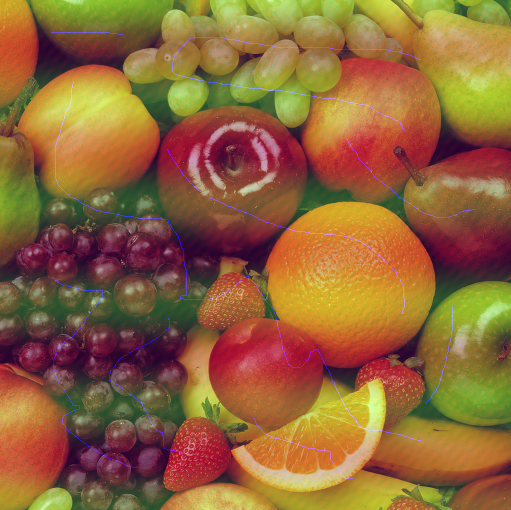
%> input picture hw5/images/fruits.png, 511 x 510 px
$ octave hw5_2.m   (GNU Octave 9; MATLAB toolbox functions it lacks are replaced by stand-ins)
%> lines starting %> are read from the running program, lines starting %| are printed output that depends on the picture; in (x1, y1, x2, y2) boxes, pixels count from 0 and x2, y2 are one past the last pixel; in counts of white or black regions, pixels touching at a corner belong together; the program's own positions count from 1
%hw5_2
clc; clear; close all;

fruits = im2double(imread('D:\master\4\0digital image processing\hw\HW5\images/fruits.png'));
r = fruits(: , : ,1);
g = fruits(: , : ,2);
b = fruits(: , : ,3);
subplot(1,4,1),imshow(fruits)         ,title('fruits');
subplot(1,4,2),imshow(r)  ,title('red');
subplot(1,4,3),imshow(g)    ,title('green');
subplot(1,4,4),imshow(b)    ,title('blue');

%% component Blue
b_artifact = (b>0.8);
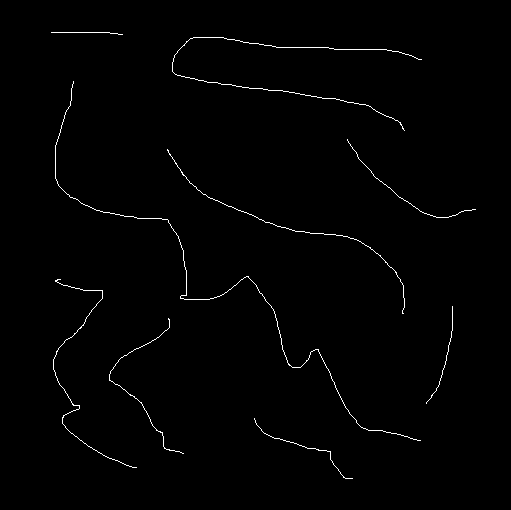
%> b_artifact: size 510x511 logical; 0.9% white in thin lines or dots, all inside (x1, y1, x2, y2) = (51, 32, 476, 479)
k = find(b_artifact);
%> k = 2333 values from 26043 to 242460
b(k) = b(k+1);
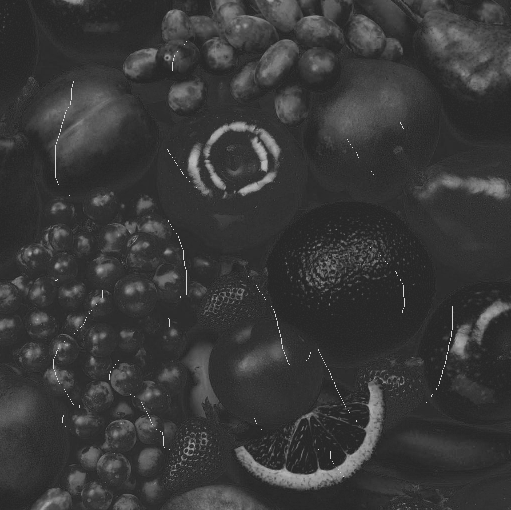
%> b: size 510x511 double; min 0.153, max 0.843, mean 0.223
b_artifact =b_artifact';
%> b_artifact: size 511x510 logical; 0.9% white in thin lines or dots, all inside (x1, y1, x2, y2) = (32, 51, 479, 476)
k = find(b_artifact);
%> k = 2333 values from 16404 to 244611
c = b';
c(k) = c(k+1);
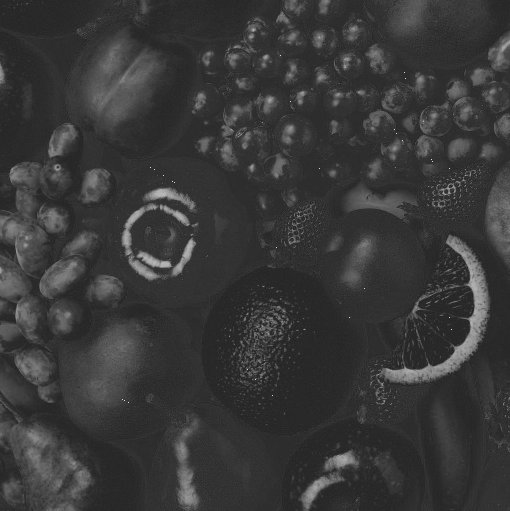
%> c: size 511x510 double; min 0.153, max 0.843, mean 0.222
b_denoised = cat(3,r,g,c');

%% component Green
[k,l] = size(g);
%> k = 510; l = 511
N = 510/5;
[x,y] = meshgrid(1:l,1:k);
T =  0.05 + 0.35* cos(2*pi/N* y);
imgg = g.*T;
gg = g-imgg;
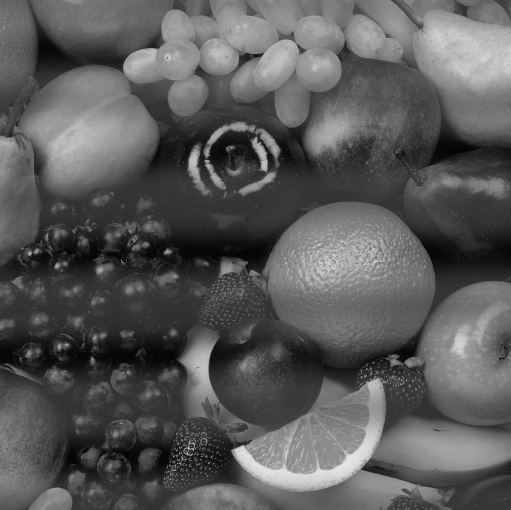
%> gg: size 510x511 double; min 0, max 0.9, mean 0.352
G_denoised = cat(3,r,gg,b);

%% component red

r_fft = fft2(r);
[m,n]= size(r);
%> m = 510; n = 511
filter = ones(m,n);
for ii = 1:m
    for jj = 1:n
        if m - ii == 4*jj  || m - ii == 4*jj+1  || m - ii == 4*jj-1 ||m - ii == 4*jj+2  ||m - ii == 4*jj-2
            filter(ii,jj)=0;
        end
        if  ii == 4*(n-jj) || ii == 4*(n-jj)-1 || ii == 4*(n-jj)+1 || ii == 4*(n-jj)+2 || ii == 4*(n-jj)-2
            filter(ii,jj)=0;
        end
    end
end
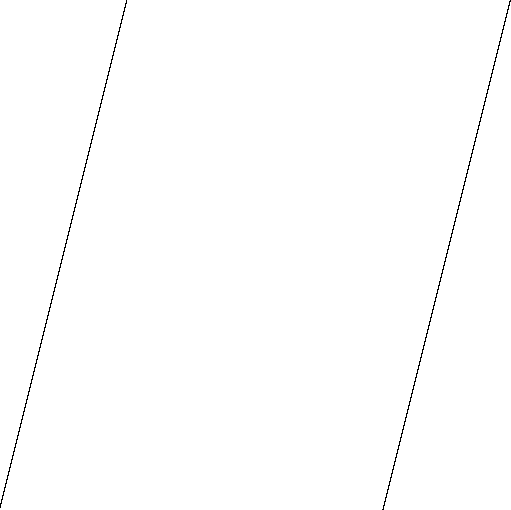
%> filter: size 510x511 double; values 0 (black) and 1 (white), 99.5% white; black in thin lines or dots

r_denois=real(ifft2(r_fft.*filter));
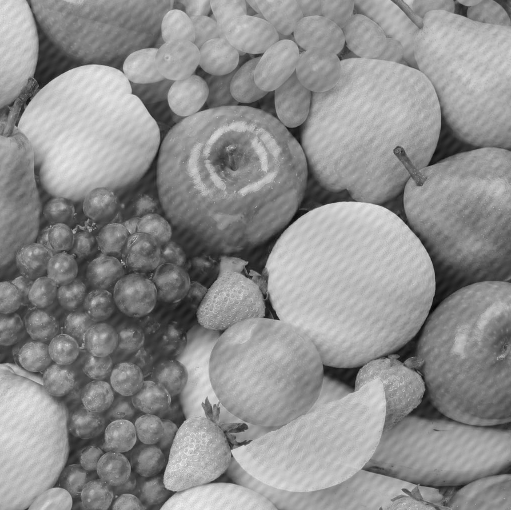
%> r_denois: size 510x511 double; min 0.0165, max 0.941, mean 0.563
r_denoised = cat(3,r_denois,g,b);

fnew = cat(3,r_denois,gg,c');
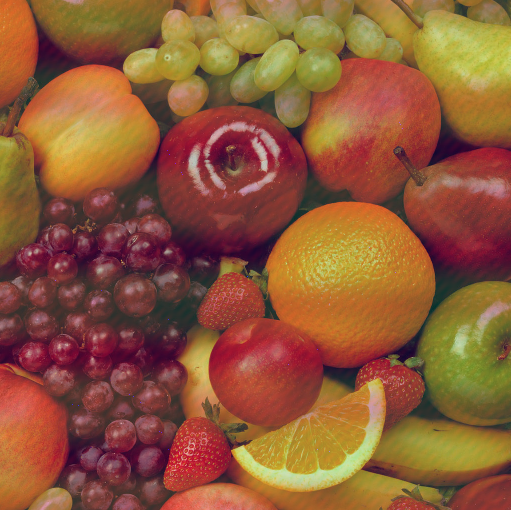
%> fnew: size 510x511x3 double; mean R, G, B 0.563, 0.352, 0.222
figure;
subplot(221),imshow(b_denoised) ,title('Without Blue Line');
subplot(222), imshow(r_denoised) , title('red denoised');
subplot(223), imshow(G_denoised) , title('Decreasing Green Wave');
subplot(224), imshow(fnew) , title('new image');
